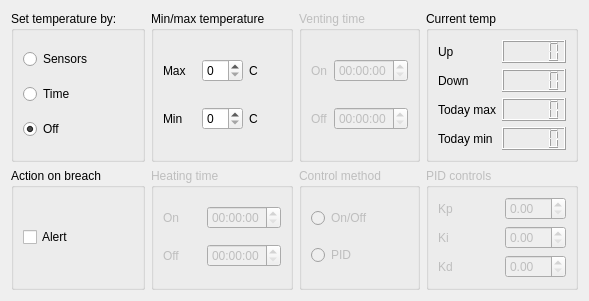
              <widget class="QWidget" name="tab_4">
               <attribute name="title">
                <string>Temperature</string>
               </attribute>
               <layout class="QHBoxLayout" name="horizontalLayout_9">
                <item>
                 <layout class="QGridLayout" name="gridLayout_8">
                  <item row="0" column="0">
                   <widget class="QGroupBox" name="groupBox_8">
                    <property name="title">
                     <string>Set temperature by:</string>
                    </property>
                    <layout class="QHBoxLayout" name="horizontalLayout_2">
                     <item>
                      <layout class="QVBoxLayout" name="verticalLayout_4">
                       <item>
                        <widget class="QRadioButton" name="temperature_trigers_sensors">
                         <property name="text">
                          <string>Sensors</string>
                         </property>
                        </widget>
                       </item>
                       <item>
                        <widget class="QRadioButton" name="temperature_trigers_time">
                         <property name="text">
                          <string>Time</string>
                         </property>
                        </widget>
                       </item>
                       <item>
                        <widget class="QRadioButton" name="temperature_trigers_off">
                         <property name="text">
                          <string>Off</string>
                         </property>
                         <property name="checked">
                          <bool>true</bool>
                         </property>
                        </widget>
                       </item>
                      </layout>
                     </item>
                    </layout>
                   </widget>
                  </item>
                  <item row="0" column="1">
                   <widget class="QGroupBox" name="groupBox_7">
                    <property name="title">
                     <string>Min/max temperature</string>
                    </property>
                    <layout class="QHBoxLayout" name="horizontalLayout_10">
                     <item>
                      <layout class="QGridLayout" name="gridLayout_9">
                       <item row="1" column="0">
                        <widget class="QLabel" name="label_11">
                         <property name="text">
                          <string>Min</string>
                         </property>
                        </widget>
                       </item>
                       <item row="0" column="0">
                        <widget class="QLabel" name="label_10">
                         <property name="text">
                          <string>Max</string>
                         </property>
                        </widget>
                       </item>
                       <item row="0" column="1">
                        <widget class="QSpinBox" name="temperature_temp_max"/>
                       </item>
                       <item row="1" column="1">
                        <widget class="QSpinBox" name="temperature_temp_min"/>
                       </item>
                       <item row="0" column="2">
                        <widget class="QLabel" name="label_12">
                         <property name="text">
                          <string>C</string>
                         </property>
                        </widget>
                       </item>
                       <item row="1" column="2">
                        <widget class="QLabel" name="label_13">
                         <property name="text">
                          <string>C</string>
                         </property>
                        </widget>
                       </item>
                      </layout>
                     </item>
                    </layout>
                   </widget>
                  </item>
                  <item row="3" column="1">
                   <widget class="QGroupBox" name="groupBox_9">
                    <property name="enabled">
                     <bool>false</bool>
                    </property>
                    <property name="title">
                     <string>Heating time</string>
                    </property>
                    <layout class="QHBoxLayout" name="horizontalLayout_11">
                     <item>
                      <layout class="QGridLayout" name="gridLayout_10">
                       <item row="0" column="0">
                        <widget class="QLabel" name="label_14">
                         <property name="enabled">
                          <bool>false</bool>
                         </property>
                         <property name="text">
                          <string>On</string>
                         </property>
                        </widget>
                       </item>
                       <item row="1" column="0">
                        <widget class="QLabel" name="label_15">
                         <property name="enabled">
                          <bool>false</bool>
                         </property>
                         <property name="text">
                          <string>Off</string>
                         </property>
                        </widget>
                       </item>
                       <item row="0" column="1">
                        <widget class="QTimeEdit" name="temperature_time_heating_on">
                         <property name="enabled">
                          <bool>false</bool>
                         </property>
                        </widget>
                       </item>
                       <item row="1" column="1">
                        <widget class="QTimeEdit" name="temperature_time_heating_off">
                         <property name="enabled">
                          <bool>false</bool>
                         </property>
                        </widget>
                       </item>
                      </layout>
                     </item>
                    </layout>
                   </widget>
                  </item>
                  <item row="3" column="0">
                   <widget class="QGroupBox" name="groupBox_10">
                    <property name="title">
                     <string>Action on breach</string>
                    </property>
                    <layout class="QHBoxLayout" name="horizontalLayout_12">
                     <item>
                      <layout class="QVBoxLayout" name="verticalLayout_7">
                       <item>
                        <widget class="QCheckBox" name="temperature_bool_temp_alert">
                         <property name="text">
                          <string>Alert</string>
                         </property>
                        </widget>
                       </item>
                      </layout>
                     </item>
                    </layout>
                   </widget>
                  </item>
                  <item row="0" column="2">
                   <widget class="QGroupBox" name="groupBox_6">
                    <property name="enabled">
                     <bool>false</bool>
                    </property>
                    <property name="title">
                     <string>Venting time</string>
                    </property>
                    <layout class="QHBoxLayout" name="horizontalLayout_3">
                     <item>
                      <layout class="QGridLayout" name="gridLayout_3">
                       <item row="1" column="0">
                        <widget class="QLabel" name="label_58">
                         <property name="text">
                          <string>Off</string>
                         </property>
                        </widget>
                       </item>
                       <item row="0" column="0">
                        <widget class="QLabel" name="label_57">
                         <property name="text">
                          <string>On</string>
                         </property>
                        </widget>
                       </item>
                       <item row="0" column="1">
                        <widget class="QTimeEdit" name="temperature_time_venting_on"/>
                       </item>
                       <item row="1" column="1">
                        <widget class="QTimeEdit" name="temperature_time_venting_off"/>
                       </item>
                      </layout>
                     </item>
                    </layout>
                   </widget>
                  </item>
                  <item row="0" column="3">
                   <widget class="QGroupBox" name="groupBox_25">
                    <property name="title">
                     <string>Current temp</string>
                    </property>
                    <layout class="QHBoxLayout" name="horizontalLayout_65">
                     <item>
                      <layout class="QGridLayout" name="gridLayout_35">
                       <item row="3" column="0">
                        <widget class="QLabel" name="label_44">
                         <property name="text">
                          <string>Today min</string>
                         </property>
                        </widget>
                       </item>
                       <item row="1" column="1">
                        <widget class="QLCDNumber" name="lcdNumber_13"/>
                       </item>
                       <item row="0" column="1">
                        <widget class="QLCDNumber" name="lcdNumber_8"/>
                       </item>
                       <item row="3" column="1">
                        <widget class="QLCDNumber" name="lcdNumber_20"/>
                       </item>
                       <item row="2" column="1">
                        <widget class="QLCDNumber" name="lcdNumber_19"/>
                       </item>
                       <item row="0" column="0">
                        <widget class="QLabel" name="label_32">
                         <property name="text">
                          <string>Up</string>
                         </property>
                        </widget>
                       </item>
                       <item row="2" column="0">
                        <widget class="QLabel" name="label_43">
                         <property name="text">
                          <string>Today max</string>
                         </property>
                        </widget>
                       </item>
                       <item row="1" column="0">
                        <widget class="QLabel" name="label_33">
                         <property name="text">
                          <string>Down</string>
                         </property>
                        </widget>
                       </item>
                      </layout>
                     </item>
                    </layout>
                   </widget>
                  </item>
                  <item row="3" column="3">
                   <widget class="QGroupBox" name="groupBox_34">
                    <property name="enabled">
                     <bool>false</bool>
                    </property>
                    <property name="title">
                     <string>PID controls</string>
                    </property>
                    <layout class="QHBoxLayout" name="horizontalLayout_62">
                     <item>
                      <layout class="QGridLayout" name="gridLayout_13">
                       <item row="1" column="1">
                        <widget class="QDoubleSpinBox" name="doubleSpinBox_5">
                         <property name="enabled">
                          <bool>false</bool>
                         </property>
                        </widget>
                       </item>
                       <item row="2" column="1">
                        <widget class="QDoubleSpinBox" name="doubleSpinBox_6">
                         <property name="enabled">
                          <bool>false</bool>
                         </property>
                        </widget>
                       </item>
                       <item row="0" column="1">
                        <widget class="QDoubleSpinBox" name="doubleSpinBox_4">
                         <property name="enabled">
                          <bool>false</bool>
                         </property>
                        </widget>
                       </item>
                       <item row="0" column="0">
                        <widget class="QLabel" name="label_82">
                         <property name="enabled">
                          <bool>false</bool>
                         </property>
                         <property name="text">
                          <string>Kp</string>
                         </property>
                        </widget>
                       </item>
                       <item row="1" column="0">
                        <widget class="QLabel" name="label_83">
                         <property name="enabled">
                          <bool>false</bool>
                         </property>
                         <property name="text">
                          <string>Ki</string>
                         </property>
                        </widget>
                       </item>
                       <item row="2" column="0">
                        <widget class="QLabel" name="label_84">
                         <property name="enabled">
                          <bool>false</bool>
                         </property>
                         <property name="text">
                          <string>Kd</string>
                         </property>
                        </widget>
                       </item>
                      </layout>
                     </item>
                    </layout>
                   </widget>
                  </item>
                  <item row="3" column="2">
                   <widget class="QGroupBox" name="groupBox_36">
                    <property name="enabled">
                     <bool>false</bool>
                    </property>
                    <property name="title">
                     <string>Control method</string>
                    </property>
                    <layout class="QHBoxLayout" name="horizontalLayout_33">
                     <item>
                      <layout class="QGridLayout" name="gridLayout_24">
                       <item row="0" column="0">
                        <widget class="QRadioButton" name="temperature_control_onoff">
                         <property name="text">
                          <string>On/Off</string>
                         </property>
                        </widget>
                       </item>
                       <item row="1" column="0">
                        <widget class="QRadioButton" name="temperature_control_pid">
                         <property name="text">
                          <string>PID</string>
                         </property>
                        </widget>
                       </item>
                      </layout>
                     </item>
                    </layout>
                   </widget>
                  </item>
                 </layout>
                </item>
               </layout>
              </widget>
